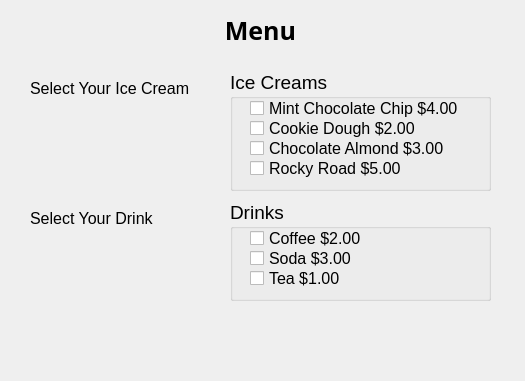
<?xml version="1.0" encoding="UTF-8"?>
<ui version="4.0">
 <class>Dialog</class>
 <widget class="QDialog" name="Dialog">
  <property name="geometry">
   <rect>
    <x>0</x>
    <y>0</y>
    <width>525</width>
    <height>381</height>
   </rect>
  </property>
  <property name="windowTitle">
   <string>Dialog</string>
  </property>
  <widget class="QLabel" name="label">
   <property name="geometry">
    <rect>
     <x>30</x>
     <y>15</y>
     <width>461</width>
     <height>31</height>
    </rect>
   </property>
   <property name="font">
    <font>
     <family>Kristen ITC</family>
     <pointsize>19</pointsize>
     <weight>75</weight>
     <italic>false</italic>
     <bold>true</bold>
    </font>
   </property>
   <property name="text">
    <string>Menu</string>
   </property>
   <property name="alignment">
    <set>Qt::AlignCenter</set>
   </property>
  </widget>
  <widget class="QLabel" name="label_2">
   <property name="geometry">
    <rect>
     <x>30</x>
     <y>210</y>
     <width>181</width>
     <height>16</height>
    </rect>
   </property>
   <property name="font">
    <font>
     <pointsize>12</pointsize>
    </font>
   </property>
   <property name="text">
    <string>Select Your Drink</string>
   </property>
  </widget>
  <widget class="QLabel" name="label_3">
   <property name="geometry">
    <rect>
     <x>30</x>
     <y>80</y>
     <width>181</width>
     <height>16</height>
    </rect>
   </property>
   <property name="font">
    <font>
     <pointsize>12</pointsize>
    </font>
   </property>
   <property name="text">
    <string>Select Your Ice Cream</string>
   </property>
  </widget>
  <widget class="QLabel" name="labelAmount">
   <property name="geometry">
    <rect>
     <x>30</x>
     <y>330</y>
     <width>461</width>
     <height>20</height>
    </rect>
   </property>
   <property name="font">
    <font>
     <pointsize>12</pointsize>
    </font>
   </property>
   <property name="text">
    <string/>
   </property>
  </widget>
  <widget class="QGroupBox" name="groupBoxIceCreams">
   <property name="geometry">
    <rect>
     <x>230</x>
     <y>70</y>
     <width>261</width>
     <height>121</height>
    </rect>
   </property>
   <property name="font">
    <font>
     <pointsize>14</pointsize>
    </font>
   </property>
   <property name="title">
    <string>Ice Creams</string>
   </property>
   <property name="checkable">
    <bool>false</bool>
   </property>
   <property name="checked">
    <bool>false</bool>
   </property>
   <widget class="QCheckBox" name="checkBoxRockyRoad">
    <property name="geometry">
     <rect>
      <x>20</x>
      <y>90</y>
      <width>211</width>
      <height>17</height>
     </rect>
    </property>
    <property name="font">
     <font>
      <pointsize>12</pointsize>
     </font>
    </property>
    <property name="text">
     <string>Rocky Road $5.00</string>
    </property>
   </widget>
   <widget class="QCheckBox" name="checkBoxChocolateAlmond">
    <property name="geometry">
     <rect>
      <x>20</x>
      <y>70</y>
      <width>211</width>
      <height>17</height>
     </rect>
    </property>
    <property name="font">
     <font>
      <pointsize>12</pointsize>
     </font>
    </property>
    <property name="text">
     <string>Chocolate Almond $3.00</string>
    </property>
   </widget>
   <widget class="QCheckBox" name="checkBoxChocolateChip">
    <property name="geometry">
     <rect>
      <x>20</x>
      <y>30</y>
      <width>211</width>
      <height>17</height>
     </rect>
    </property>
    <property name="font">
     <font>
      <pointsize>12</pointsize>
     </font>
    </property>
    <property name="text">
     <string>Mint Chocolate Chip $4.00</string>
    </property>
   </widget>
   <widget class="QCheckBox" name="checkBoxCookieDough">
    <property name="geometry">
     <rect>
      <x>20</x>
      <y>50</y>
      <width>211</width>
      <height>17</height>
     </rect>
    </property>
    <property name="font">
     <font>
      <pointsize>12</pointsize>
     </font>
    </property>
    <property name="text">
     <string>Cookie Dough $2.00</string>
    </property>
   </widget>
  </widget>
  <widget class="QGroupBox" name="groupBoxDrinks">
   <property name="geometry">
    <rect>
     <x>230</x>
     <y>200</y>
     <width>261</width>
     <height>101</height>
    </rect>
   </property>
   <property name="font">
    <font>
     <pointsize>14</pointsize>
    </font>
   </property>
   <property name="title">
    <string>Drinks</string>
   </property>
   <property name="checkable">
    <bool>false</bool>
   </property>
   <property name="checked">
    <bool>false</bool>
   </property>
   <widget class="QCheckBox" name="checkBoxTea">
    <property name="geometry">
     <rect>
      <x>20</x>
      <y>70</y>
      <width>121</width>
      <height>17</height>
     </rect>
    </property>
    <property name="font">
     <font>
      <pointsize>12</pointsize>
     </font>
    </property>
    <property name="text">
     <string>Tea $1.00</string>
    </property>
   </widget>
   <widget class="QCheckBox" name="checkBoxCoffee">
    <property name="geometry">
     <rect>
      <x>20</x>
      <y>30</y>
      <width>121</width>
      <height>17</height>
     </rect>
    </property>
    <property name="font">
     <font>
      <pointsize>12</pointsize>
     </font>
    </property>
    <property name="text">
     <string>Coffee $2.00</string>
    </property>
   </widget>
   <widget class="QCheckBox" name="checkBoxSoda">
    <property name="geometry">
     <rect>
      <x>20</x>
      <y>50</y>
      <width>121</width>
      <height>17</height>
     </rect>
    </property>
    <property name="font">
     <font>
      <pointsize>12</pointsize>
     </font>
    </property>
    <property name="text">
     <string>Soda $3.00</string>
    </property>
   </widget>
  </widget>
 </widget>
 <resources/>
 <connections/>
</ui>
